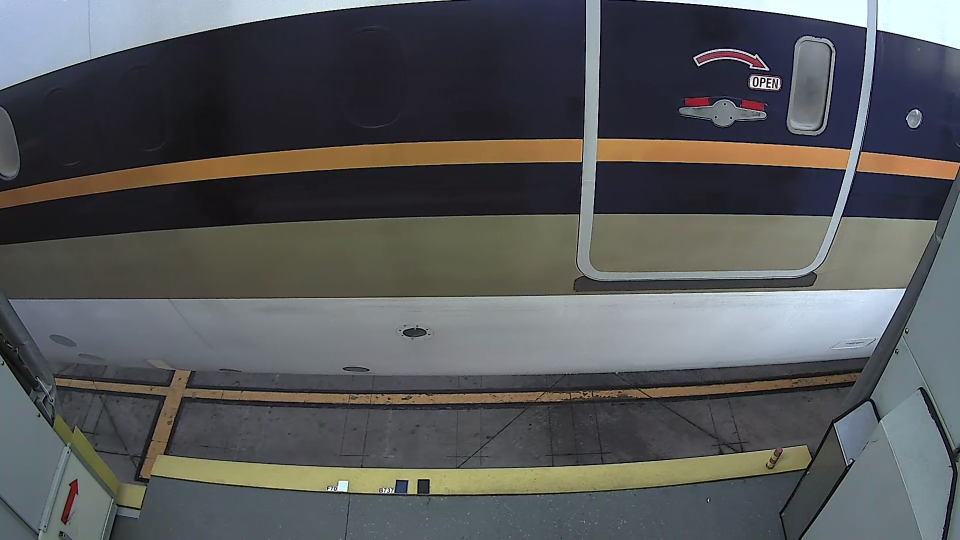
//> input picture local_aerobridge/Source Code/Open CV/TextRecogn/000129-1.png, 1920 x 1080 px, given in place of , which was not available (shown at 1/2 size)
$ ./generate_data1 ./   (built with g++ and OpenCV 4)
//> lines starting //> are read from the running program, lines starting //| are printed output that depends on the picture; after the words box and inside, x2 and y2 are one past the last pixel; in counts of white or black regions, pixels touching at a corner belong together; pictures that were not available may be replaced by others from this repository, and a replacement may not be noted
/*
 * generate_data1.cpp
 *
 *  Created on: Sep 23, 2016
 *      Author: bojan
 */


// generate_data.cpp

#include<opencv2/core/core.hpp>
#include<opencv2/highgui/highgui.hpp>
#include<opencv2/imgproc/imgproc.hpp>
#include<opencv2/ml/ml.hpp>

#include<iostream>
#include<vector>
#include <stdlib.h>
#include<dirent.h>
#include<string.h>

using namespace cv;
using namespace std;


#include<opencv2/core/core.hpp>
#include<opencv2/highgui/highgui.hpp>
#include<opencv2/imgproc/imgproc.hpp>
#include<opencv2/ml/ml.hpp>

#include<fstream>
#include<iostream>
#include<vector>
#include <stdlib.h>
#include<dirent.h>
#include<string.h>
#include<math.h>

#include<Windows.h>
#include<Winbase.h>
#include<TCHAR.h>

string GetFilename (const string& str)
{
  size_t found;
  string file;
  found=str.find_last_of("/\\");
  file = str.substr(found+1);
  return file;
}

string read_value(string section, string key, string config_path)
{
	char read_value[100];
	DWORD len = 100;

	char section_char[100],key_char[100],config_path_char[100];
	strcpy(section_char, section.c_str());
	strcpy(key_char, key.c_str());
	strcpy(config_path_char, config_path.c_str());
	GetPrivateProfileString(TEXT(section_char), TEXT(key_char),TEXT("Not Found"),read_value,len,TEXT(config_path_char));

	return read_value;
}

string GetFoldername (const string& str)
{
	size_t found;
	string folder;
	found=str.find_last_of("/\\");
	folder = str.substr(0,found);
	return folder;
}

template <typename T> string tostr(const T& t) {
   ostringstream os;
   os<<t;
   return os.str();
}

int main(int argc,char** argv)
{
	 IplImage *desimg,*srcimg;
	//string dirName = "C:/Users/bojan/Desktop/TestFeatures/MASB737/";
	//string dirName = "C:/Users/bojan/Desktop/TestFeatures/ANAB787/" "/";
	string dirName = argv[1];
	// [9 lines of commented-out code are left out]

	 	string imageName = GetFilename(dirName);
	 	string temp = GetFoldername(dirName);
	 	string flightName = GetFilename(temp);

	 DIR *dir;
	 dir = opendir(dirName.c_str());
	 string imgName;
	 struct dirent *ent;

	 if (true) {
	        // while ((ent = readdir (dir)) != NULL) {
	              //imgName= ent->d_name;
	              if(true)
	                        {
	                          string aux =dirName;
	                          //aux.append(dirName);
	                          //aux.append(imgName);
	                          //cout << aux << endl;
	                          Mat image= imread(aux);
//> image is the input picture: 1080 rows x 1920 cols, CV_8UC3; mean B, G, R 88.9, 87.5, 86.2
	                          //imshow(aux,image);
	                          waitKey(0);
// [28 lines of commented-out code are left out]


	         Mat rgb,src_gray;
	        // downsample and use it for processing
	        // pyrDown(image, rgb);
	        Mat small2,small1;
	        //cv::GaussianBlur(image, src_gray, cv::Size(3, 3), 2,2,BORDER_DEFAULT);
	        GaussianBlur(image, src_gray, Size(3,3), 2, 2,BORDER_DEFAULT);
	        // [6 lines of commented-out code are left out]
	        cvtColor(src_gray, small1, CV_BGR2GRAY);//novo
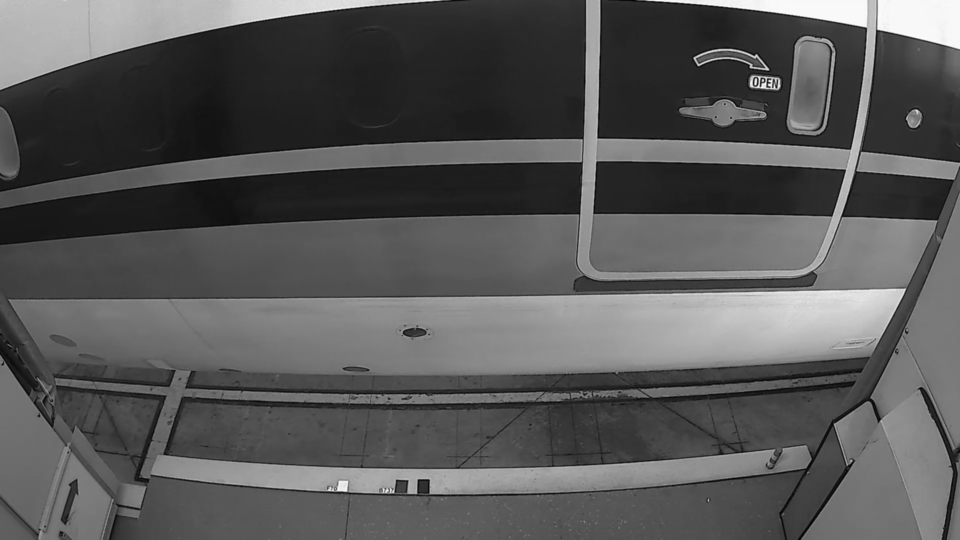
//> small1: 1080 rows x 1920 cols, CV_8UC1 (shown at 1/2 size); min 1, max 254, mean 87.3
	        Canny(small1,small2,600,1300,5,true);//novo
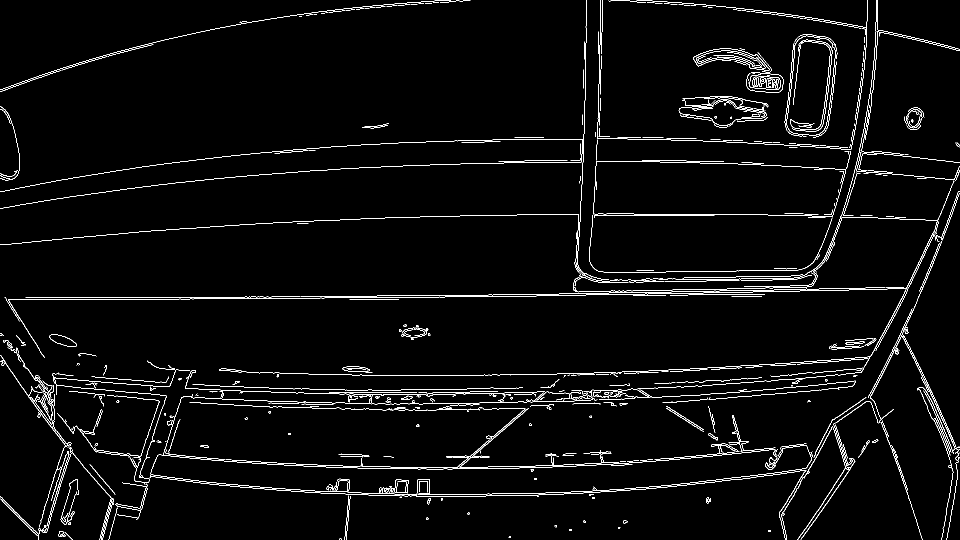
//> small2: 1080 rows x 1920 cols, CV_8UC1 (shown at 1/2 size); 2.8% white in thin lines or dots
	        //Canny(gray_T,bw_T,1200,600,5,true);

	        // morphological gradient
	        Mat grad;
	        //Mat morphKernel = getStructuringElement(MORPH_ELLIPSE, Size(14,4));
	        Mat morphKernel = getStructuringElement(MORPH_ELLIPSE, Size(8, 3));
	        morphologyEx(small1, grad, MORPH_GRADIENT, morphKernel);
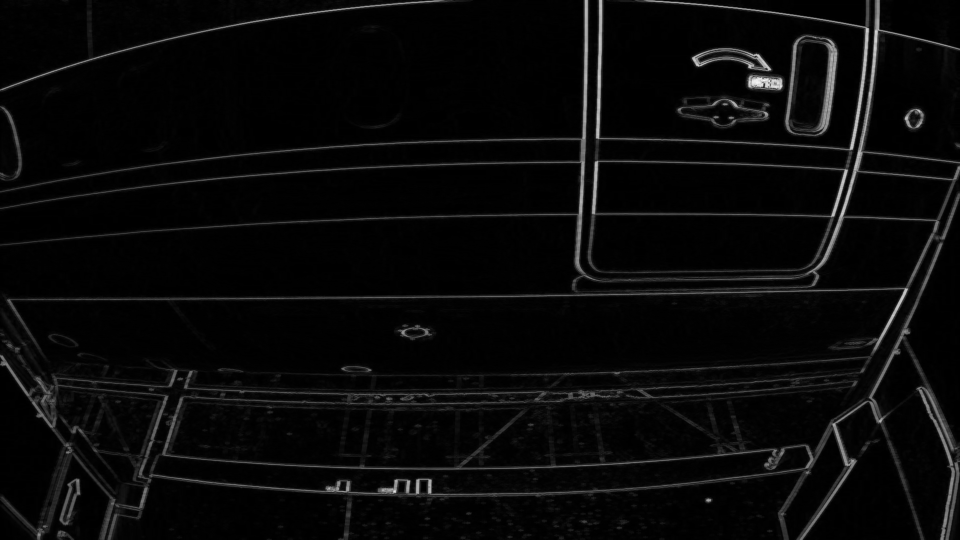
//> grad: 1080 rows x 1920 cols, CV_8UC1 (shown at 1/2 size); min 0, max 245, mean 8.9
	        // binarize
	        Mat bw;
	        threshold(grad, bw, 255.0, 255.0, THRESH_BINARY | THRESH_OTSU);
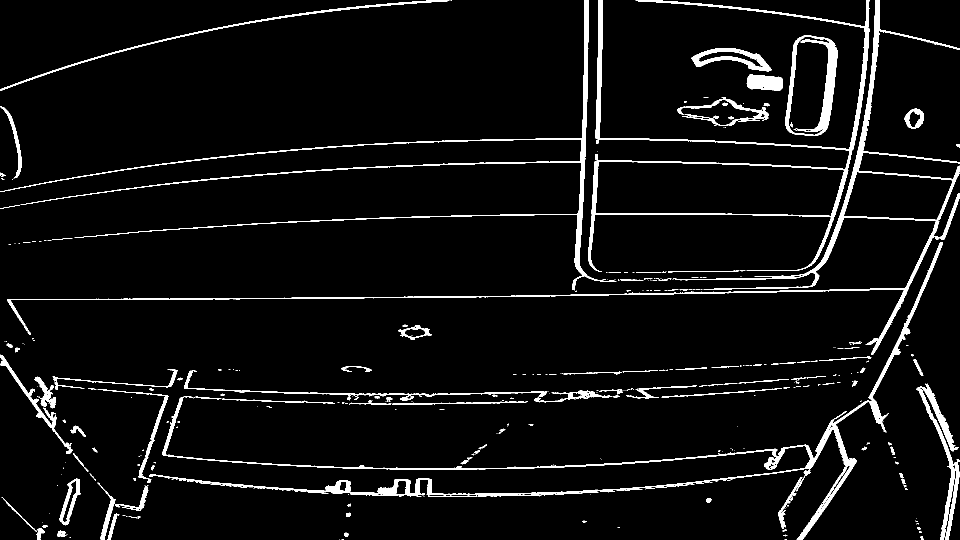
//> bw: 1080 rows x 1920 cols, CV_8UC1 (shown at 1/2 size); 5% white; 419 white regions (281 under 20 px), largest, box (x1, y1, x2, y2) and area: (298, 485, 1886, 1080) 18270, (14, 0, 1920, 710) 16252, (1176, 0, 1739, 544) 13784
	        //connect horizontally oriented regions
	        Mat connected;
	        //morphKernel = getStructuringElement(MORPH_RECT, Size(5, 2));
			//morphKernel = getStructuringElement(MORPH_CROSS, Size(13, 2));
	        morphKernel = getStructuringElement(MORPH_RECT, Size(5, 1));
	        morphologyEx(bw, connected, MORPH_CLOSE, morphKernel);
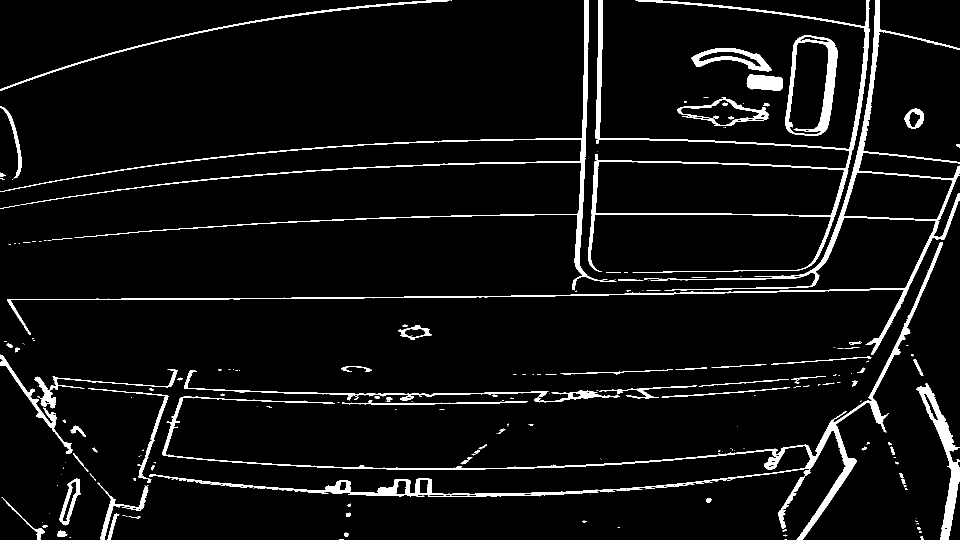
//> connected: 1080 rows x 1920 cols, CV_8UC1 (shown at 1/2 size); 5.2% white; 278 white regions (172 under 20 px)
	        //find contours
	        Mat mask = Mat::zeros(bw.size(), CV_8UC1);
	        //std::vector<std::vector<cv::Point> > contours;
	        vector<vector<Point> > contours;
	        vector<Vec4i> hierarchy;
	        //findContours(connected, contours, hierarchy, CV_RETR_TREE, CV_CHAIN_APPROX_SIMPLE,Point(0,0));
	        findContours(connected, contours, hierarchy, CV_RETR_CCOMP, CV_CHAIN_APPROX_SIMPLE);
//> contours = 332 contours, 229 with area under 20; largest, box (x1, y1, x2, y2) and area: (1176, 0, 1739, 546) 58838, (1190, 323, 1689, 432) 48038, (14, 0, 1920, 710) 29332, (1570, 70, 1675, 272) 16674, (298, 485, 1886, 1080) 16547
	        // [6 lines of commented-out code are left out]
	        bool found=false;
	        string pixel;
	        for(int idx = 0; idx >= 0; idx = hierarchy[idx][0])
	        {
                if(idx == 0){
                	cout<<flightName<<";"<<imageName<<";"<<"1";
                }
	        	Rect rect = boundingRect(contours[idx]);

	            //novo
	        	RotatedRect final_rect = minAreaRect(contours[idx]);
	        	Point2f final_point[4];
	        	final_rect.points(final_point);
	        	vector<Point> finalpoint;
	        	vector<Point> drawpoint;
	        	// end novo

	        	Mat maskROI(mask, rect);
	            maskROI = Scalar(0, 0, 0);
	            // fill the contour
	            drawContours(mask, contours, idx, Scalar(255, 255, 255), CV_FILLED);
	            // ratio of non-zero pixels in the filled region
	            double r = (double)countNonZero(maskROI)/(rect.width*rect.height);

	            vector<Moments> mu(1);
	            vector<Point2f> mc(1);
	            mu[0] = moments( contours[idx], false );
	            mc[0] = Point2f( mu[0].m10/mu[0].m00 , mu[0].m01/mu[0].m00 );
	            //cout<<dirName<<";"<<imgName<<";";
	            if (r > .45 /* assume at least 45% of the area is filled if it contains text */
	                &&
	               (rect.height >12 && rect.width >12 && rect.height < 100 && rect.width < 100 && rect.width/rect.height>1.03&& rect.width/rect.height<4.1) /* constraints on region size */
	                //(rect.height >9 && rect.width >9 && rect.height < 140 && rect.width < 140 && rect.width/rect.height>1.03&& rect.width/rect.height<4.9) /* constraints on region size */

					/* these two conditions alone are not very robust. better to use something
	                like the number of significant peaks in a horizontal projection as a third condition */
	                )
	            {
	                		  rectangle(src_gray, rect, Scalar(0, 255, 0), 2);
	                		  //novo
//> (the run ends here: the program needs code that is not available in this run, at `Vector<int> h;`)

$ run again, on local_aerobridge/Source Code/Open CV/TextRecogn/000132-1.png
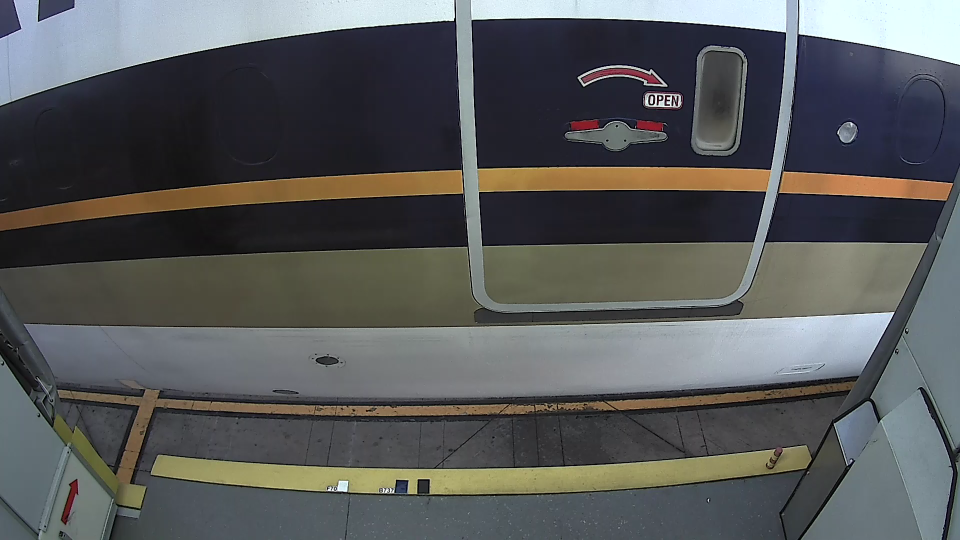
//> input picture local_aerobridge/Source Code/Open CV/TextRecogn/000132-1.png, 1920 x 1080 px, given in place of , which was not available (shown at 1/2 size)
//> image is the input picture: 1080 rows x 1920 cols, CV_8UC3; mean B, G, R 89.4, 89.1, 87.5
//> `Canny(small1,small2,600,1300,5,true);`:
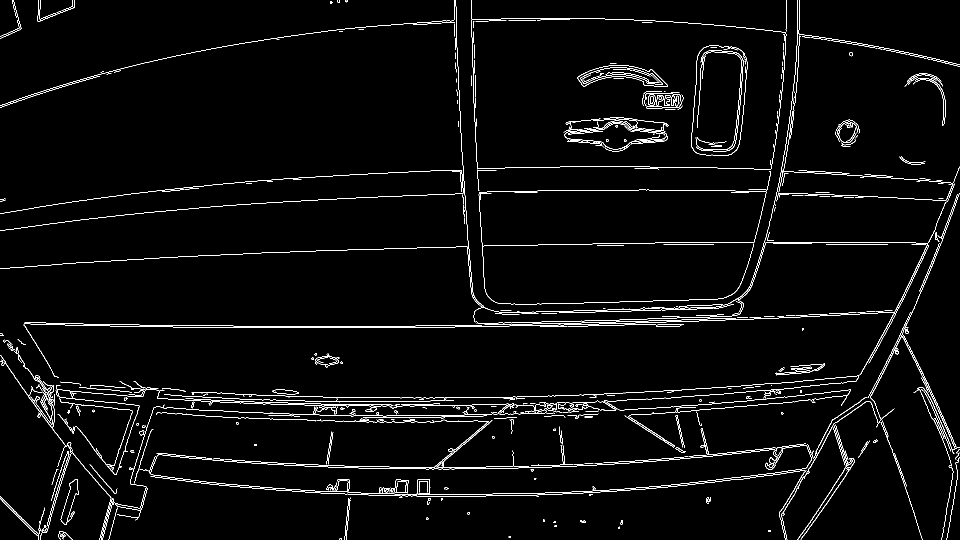
//> small2: 1080 rows x 1920 cols, CV_8UC1 (shown at 1/2 size); 2.7% white in thin lines or dots
//> bw: 1080 rows x 1920 cols, CV_8UC1; 5.2% white; 477 white regions (322 under 20 px), largest, box (x1, y1, x2, y2) and area: (45, 0, 1920, 748) 17696, (298, 486, 1885, 1080) 17519, (0, 0, 970, 613) 13635
//> `morphologyEx(bw, connected, MORPH_CLOSE, morphKernel);`:
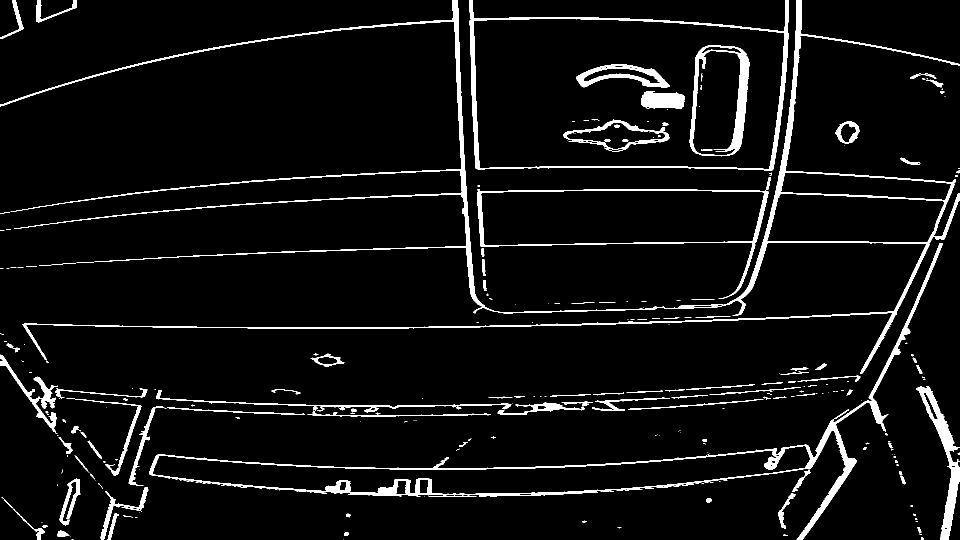
//> connected: 1080 rows x 1920 cols, CV_8UC1 (shown at 1/2 size); 5.4% white; 330 white regions (204 under 20 px)
//> contours = 397 contours, 276 with area under 20; largest, box (x1, y1, x2, y2) and area: (939, 0, 1577, 341) 182928, (947, 37, 1569, 339) 175334, (298, 486, 1885, 1080) 73808, (954, 378, 1537, 598) 61480, (304, 891, 1621, 989) 58122

$ run again, on local_aerobridge/Source Code/Open CV/TextRecogn/000134-1.png
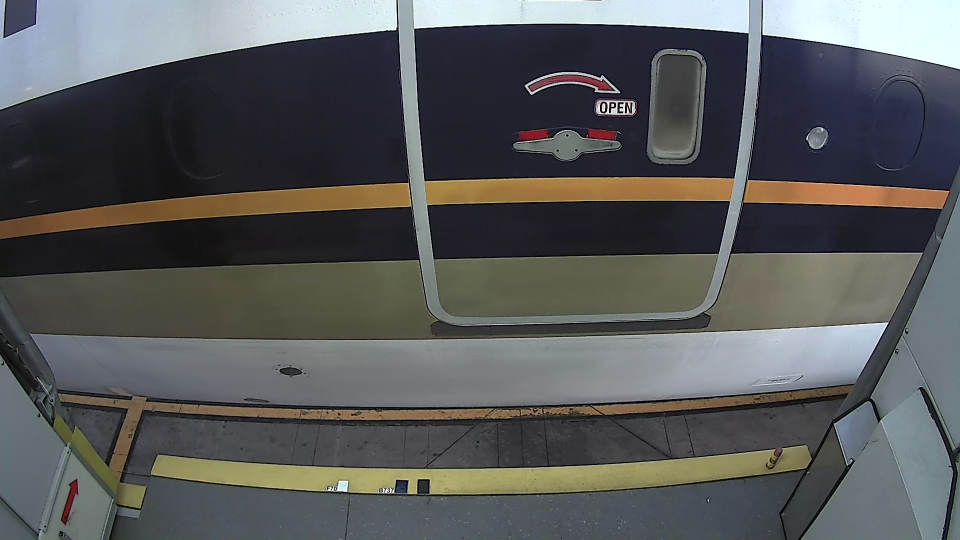
//> input picture local_aerobridge/Source Code/Open CV/TextRecogn/000134-1.png, 1920 x 1080 px, given in place of , which was not available (shown at 1/2 size)
//> image is the input picture: 1080 rows x 1920 cols, CV_8UC3; mean B, G, R 89.5, 89, 88.1
//> `Canny(small1,small2,600,1300,5,true);`:
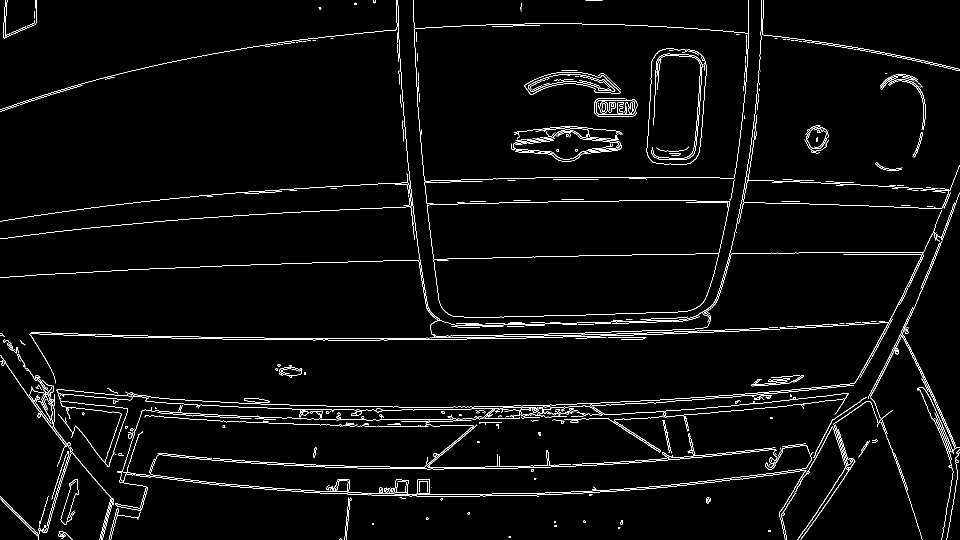
//> small2: 1080 rows x 1920 cols, CV_8UC1 (shown at 1/2 size); 2.6% white in thin lines or dots
//> bw: 1080 rows x 1920 cols, CV_8UC1; 5.5% white; 448 white regions (321 under 20 px), largest, box (x1, y1, x2, y2) and area: (57, 0, 1920, 762) 18447, (299, 485, 1886, 1080) 17915, (0, 0, 896, 646) 13260
//> `morphologyEx(bw, connected, MORPH_CLOSE, morphKernel);`:
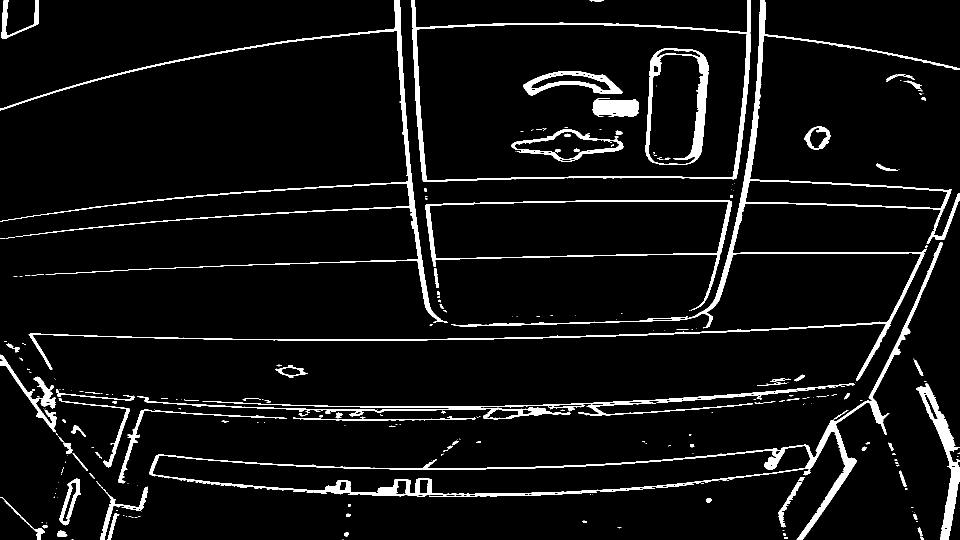
//> connected: 1080 rows x 1920 cols, CV_8UC1 (shown at 1/2 size); 5.6% white; 333 white regions (225 under 20 px)
//> contours = 415 contours, 294 with area under 20; largest, box (x1, y1, x2, y2) and area: (823, 0, 1502, 364) 201904, (832, 48, 1495, 362) 193871, (299, 485, 1886, 1080) 73950, (851, 400, 1464, 601) 65963, (858, 402, 1457, 518) 62216
